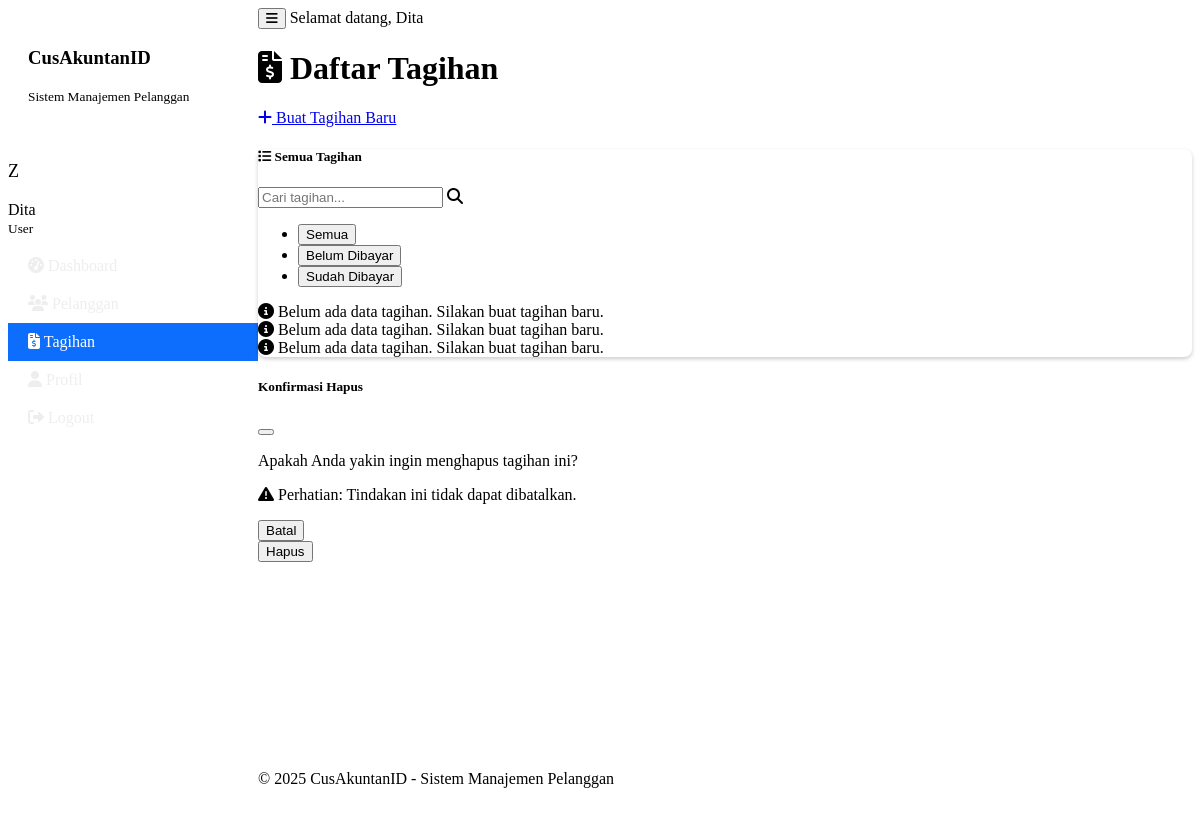
Page /tagihan (signed in) on the earlier database version.
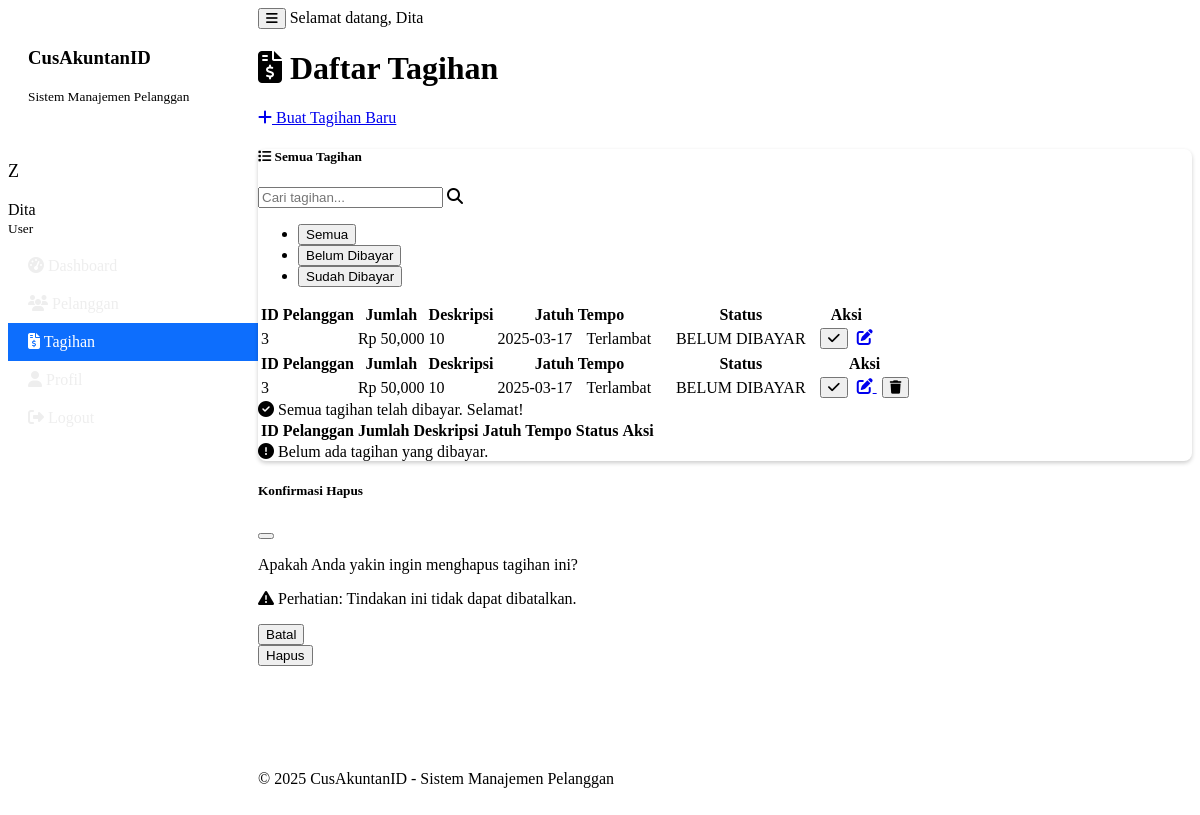
Same page on the later database version.
### tables this page shows
CREATE TABLE tagihan (
            id INTEGER PRIMARY KEY,
            pelanggan_id INTEGER,
            jumlah REAL NOT NULL,
            deskripsi TEXT,
            tanggal_jatuh_tempo TEXT,
            status_pembayaran TEXT DEFAULT 'BELUM DIBAYAR',
            dibuat_pada TEXT,
            FOREIGN KEY (pelanggan_id) REFERENCES pelanggan (id)
        );

### main.py (the view)
    def decorated_function(*args, **kwargs):
        if 'user' not in session:
            flash('Anda perlu login terlebih dahulu.', 'warning')
            return redirect(url_for('login'))
        return f(*args, **kwargs)

### templates/tagihan_list.html (shortened to what this page needs)
{% extends "base.html" %}
{% block content %}
<div class="container">
    <div class="d-flex justify-content-between align-items-center mb-4">
        <h1><i class="fas fa-file-invoice-dollar me-2"></i> Daftar Tagihan</h1>
        <a href="{{ url_for('tambah_tagihan') }}" class="btn btn-primary">
            <i class="fas fa-plus me-2"></i> Buat Tagihan Baru
        </a>
    </div>
    <div class="card">
        <div class="card-header bg-dark text-white">
            <div class="d-flex justify-content-between align-items-center">
                <h5 class="mb-0">
                    <i class="fas fa-list me-2"></i> Semua Tagihan
                </h5>
                <div class="input-group" style="max-width: 300px;">
                    <input type="text" id="searchInput" class="form-control" placeholder="Cari tagihan..." data-search-table="tagihanTable">
                    <span class="input-group-text"><i class="fas fa-search"></i></span>
                </div>
            </div>
        </div>
        <div class="card-body">
            <ul class="nav nav-tabs mb-3" id="tagihanTabs" role="tablist">
                <li class="nav-item" role="presentation">
                    <button class="nav-link active" id="semua-tab" data-bs-toggle="tab" data-bs-target="#semua" type="button" role="tab" aria-controls="semua" aria-selected="true">
                        Semua
                    </button>
                </li>
                <li class="nav-item" role="presentation">
                    <button class="nav-link" id="belum-dibayar-tab" data-bs-toggle="tab" data-bs-target="#belum-dibayar" type="button" role="tab" aria-controls="belum-dibayar" aria-selected="false">
                        Belum Dibayar
                    </button>
                </li>
                <li class="nav-item" role="presentation">
                    <button class="nav-link" id="dibayar-tab" data-bs-toggle="tab" data-bs-target="#dibayar" type="button" role="tab" aria-controls="dibayar" aria-selected="false">
                        Sudah Dibayar
                    </button>
                </li>
            </ul>
            <div class="tab-content" id="tagihanTabsContent">
                <div class="tab-pane fade show active" id="semua" role="tabpanel" aria-labelledby="semua-tab">
                    {% if tagihan %}
                        <div class="table-responsive">
                            <table class="table table-striped table-hover" id="tagihanTable">
                                <thead>
                                    <tr>
                                        <th>ID</th>
                                        <th>Pelanggan</th>
                                        <th>Jumlah</th>
                                        <th>Deskripsi</th>
                                        <th>Jatuh Tempo</th>
                                        <th>Status</th>
                                        <th>Aksi</th>
                                    </tr>
                                </thead>
                                <tbody>
                                    {% for t in tagihan %}
                                    <tr>
                                        <td>{{ t[0] }}</td>
                                        <td>{{ t[8] }}</td>
                                        <td>Rp {{ "{:,.0f}".format(t[2]) }}</td>
                                        <td>{{ t[3] or '-' }}</td>
                                        <td>
                                            {{ t[4] }}
                                            {% set today = now.strftime('%Y-%m-%d') %}
                                            {% if t[4] < today and t[5] == 'BELUM DIBAYAR' %}
                                                <span class="badge bg-danger ms-1">Terlambat</span>
                                            {% endif %}
                                        </td>
                                        <td>
                                            <span class="badge bg-{{ 'success' if t[5] == 'DIBAYAR' else 'danger' }}">
                                                {{ t[5] }}
                                            </span>
                                        </td>
                                        <td>
                                            <div class="btn-group">
                                                <button type="button" class="btn btn-sm btn-{{ 'success' if t[5] == 'BELUM DIBAYAR' else 'warning' }} status-btn"
                                                        data-id="{{ t[0] }}"
                                                        data-status="{{ t[5] }}"
                                                        title="{{ 'Tandai Dibayar' if t[5] == 'BELUM DIBAYAR' else 'Tandai Belum Dibayar' }}">
                                                    <i class="fas {{ 'fa-check' if t[5] == 'BELUM DIBAYAR' else 'fa-undo' }}"></i>
                                                </button>
                                                <a href="{{ url_for('edit_tagihan', tagihan_id=t[0]) }}" class="btn btn-sm btn-primary" title="Edit">
                                                    <i class="fas fa-edit"></i>
                                                </a>
                                            </div>
                                        </td>
                                    </tr>
                                    {% endfor %}
                                </tbody>
                            </table>
                        </div>
                    {% else %}
                        <div class="alert alert-info">
                            <i class="fas fa-info-circle me-2"></i> Belum ada data tagihan. Silakan buat tagihan baru.
                        </div>
                    {% endif %}
                </div>
                <div class="tab-pane fade" id="belum-dibayar" role="tabpanel" aria-labelledby="belum-dibayar-tab">
                    {% set has_unpaid = false %}
                    {% if tagihan %}
                        <div class="table-responsive">
                            <table class="table table-striped table-hover">
                                <thead>
                                    <tr>
                                        <th>ID</th>
                                        <th>Pelanggan</th>
                                        <th>Jumlah</th>
                                        <th>Deskripsi</th>
                                        <th>Jatuh Tempo</th>
                                        <th>Status</th>
                                        <th>Aksi</th>
                                    </tr>
                                </thead>
                                <tbody>
                                    {% for t in tagihan %}
                                        {% if t[5] == 'BELUM DIBAYAR' %}
                                            {% set has_unpaid = true %}
                                            <tr>
                                                <td>{{ t[0] }}</td>
                                                <td>{{ t[8] }}</td>
                                                <td>Rp {{ "{:,.0f}".format(t[2]) }}</td>
                                                <td>{{ t[3] or '-' }}</td>
                                                <td>
                                                    {{ t[4] }}
                                                    {% set today = now.strftime('%Y-%m-%d') %}
                                                    {% if t[4] < today %}
                                                        <span class="badge bg-danger ms-1">Terlambat</span>
                                                    {% endif %}
                                                </td>
                                                <td>
                                                    <span class="badge bg-danger">
                                                        {{ t[5] }}
                                                    </span>
                                                </td>
                                                <td>
                                                    <div class="btn-group">
                                                        <button type="button" class="btn btn-sm btn-success status-btn"
                                                                data-id="{{ t[0] }}"
                                                                data-status="{{ t[5] }}"
                                                                title="Tandai Dibayar">
                                                            <i class="fas fa-check"></i>
                                                        </button>
                                                        <a href="{{ url_for('edit_tagihan', tagihan_id=t[0]) }}" class="btn btn-sm btn-primary" title="Edit">
                                                            <i class="fas fa-edit"></i>
                                                        </a>
                                                        <button type="button" class="btn btn-sm btn-danger delete-tagihan-btn"
                                                                data-bs-toggle="modal"
                                                                data-bs-target="#deleteTagihanModal"
                                                                data-id="{{ t[0] }}"
                                                                title="Hapus">
                                                            <i class="fas fa-trash"></i>
                                                        </button>
                                                    </div>
                                                </td>
                                            </tr>
                                        {% endif %}
                                    {% endfor %}
                                </tbody>
                            </table>
                        </div>
                        {% if not has_unpaid %}
                            <div class="alert alert-success">
                                <i class="fas fa-check-circle me-2"></i> Semua tagihan telah dibayar. Selamat!
                            </div>
                        {% endif %}
                    {% else %}
                        <div class="alert alert-info">
                            <i class="fas fa-info-circle me-2"></i> Belum ada data tagihan. Silakan buat tagihan baru.
                        </div>
                    {% endif %}
                </div>
                <div class="tab-pane fade" id="dibayar" role="tabpanel" aria-labelledby="dibayar-tab">
                    {% set has_paid = false %}
                    {% if tagihan %}
                        <div class="table-responsive">
                            <table class="table table-striped table-hover">
                                <thead>
                                    <tr>
                                        <th>ID</th>
                                        <th>Pelanggan</th>
                                        <th>Jumlah</th>
                                        <th>Deskripsi</th>
                                        <th>Jatuh Tempo</th>
                                        <th>Status</th>
                                        <th>Aksi</th>
                                    </tr>
                                </thead>
                            </table>
                        </div>
                        {% if not has_paid %}
                            <div class="alert alert-warning">
                                <i class="fas fa-exclamation-circle me-2"></i> Belum ada tagihan yang dibayar.
                            </div>
                        {% endif %}
                    {% else %}
                        <div class="alert alert-info">
                            <i class="fas fa-info-circle me-2"></i> Belum ada data tagihan. Silakan buat tagihan baru.
                        </div>
                    {% endif %}
                </div>
            </div>
        </div>
    </div>
</div>
<div class="modal fade" id="deleteTagihanModal" tabindex="-1" aria-labelledby="deleteTagihanModalLabel" aria-hidden="true">
    <div class="modal-dialog">
        <div class="modal-content">
            <div class="modal-header bg-danger text-white">
                <h5 class="modal-title" id="deleteTagihanModalLabel">Konfirmasi Hapus</h5>
                <button type="button" class="btn-close" data-bs-dismiss="modal" aria-label="Close"></button>
            </div>
            <div class="modal-body">
                <p>Apakah Anda yakin ingin menghapus tagihan ini?</p>
                <p class="text-danger">
                    <i class="fas fa-exclamation-triangle me-2"></i>
                    Perhatian: Tindakan ini tidak dapat dibatalkan.
                </p>
            </div>
            <div class="modal-footer">
                <button type="button" class="btn btn-secondary" data-bs-dismiss="modal">Batal</button>
                <form id="deleteTagihanForm" method="POST">
                    <button type="submit" class="btn btn-danger">Hapus</button>
                </form>
            </div>
        </div>
    </div>
</div>
{% endblock %}

Differences in the rows shown:
added tagihan: id "3", jumlah "50,000", deskripsi "10", tanggal_jatuh_tempo "2025-03-17", shows "Terlambat", status_pembayaran "BELUM DIBAYAR"
Other differences:
text no longer shown: "Belum ada data tagihan. Silakan buat tagihan baru. Belum ada data tagihan. Silakan buat tagihan baru. Belum ada data tagihan. Silakan buat tagihan baru."
text now shown: "ID Pelanggan Jumlah Deskripsi Jatuh Tempo Status Aksi ID Pelanggan Jumlah Deskripsi Jatuh Tempo Status Aksi Semua tagihan telah dibayar. Selamat! ID Pelanggan Jumlah Deskripsi Jatuh Tempo Status Aksi Belum ada tagihan yang dibayar."
